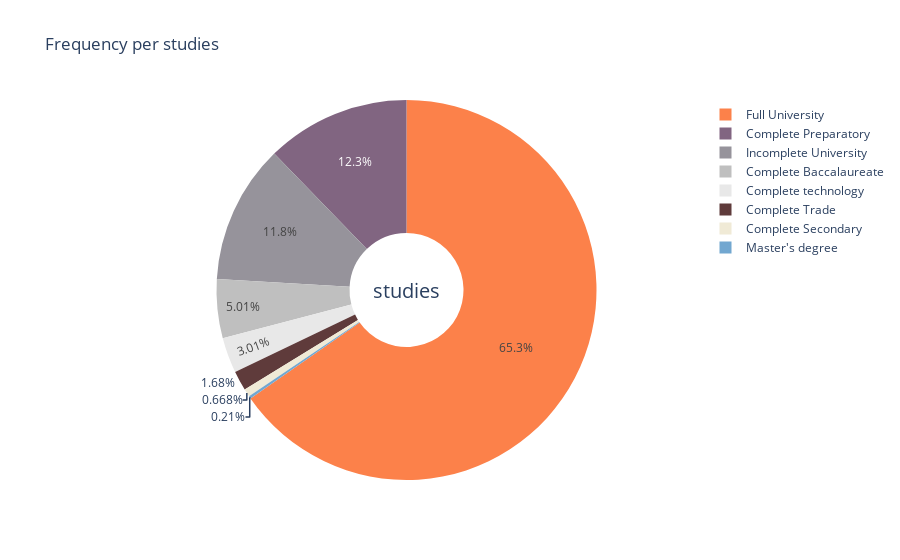
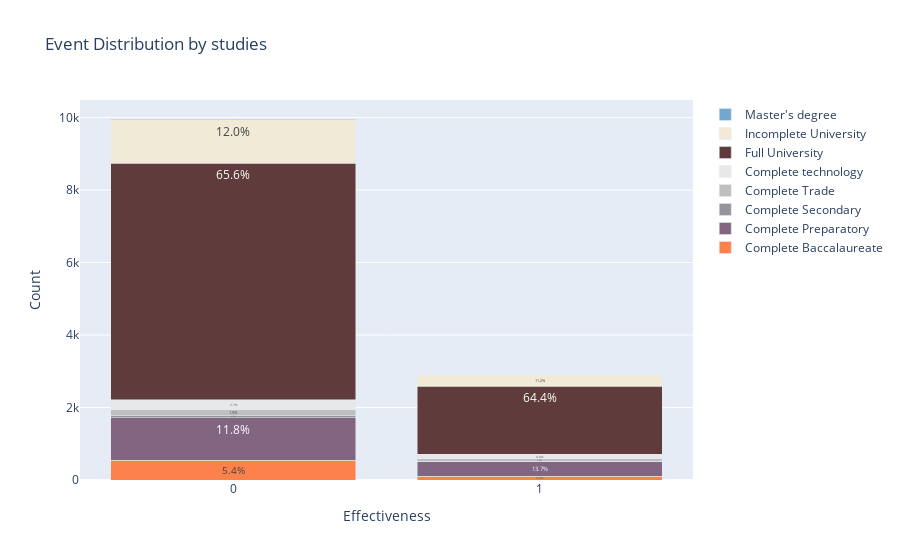
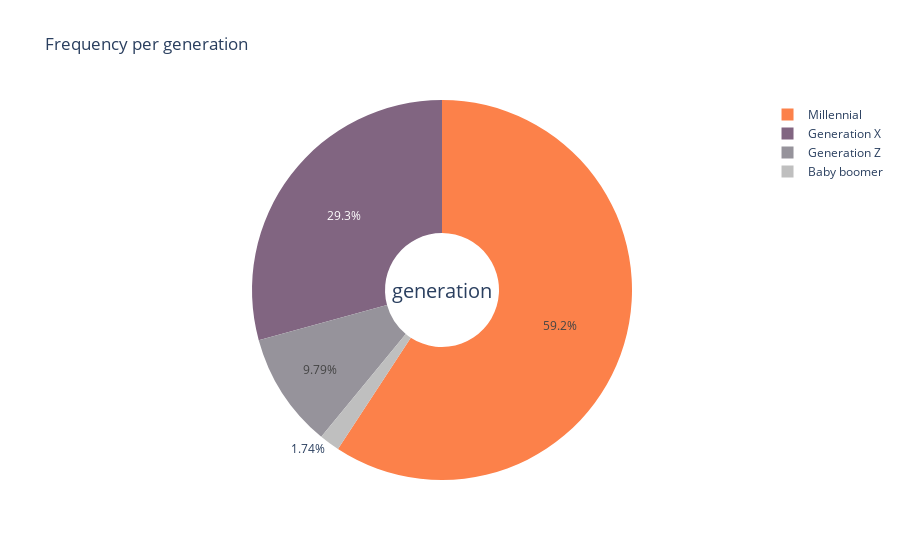
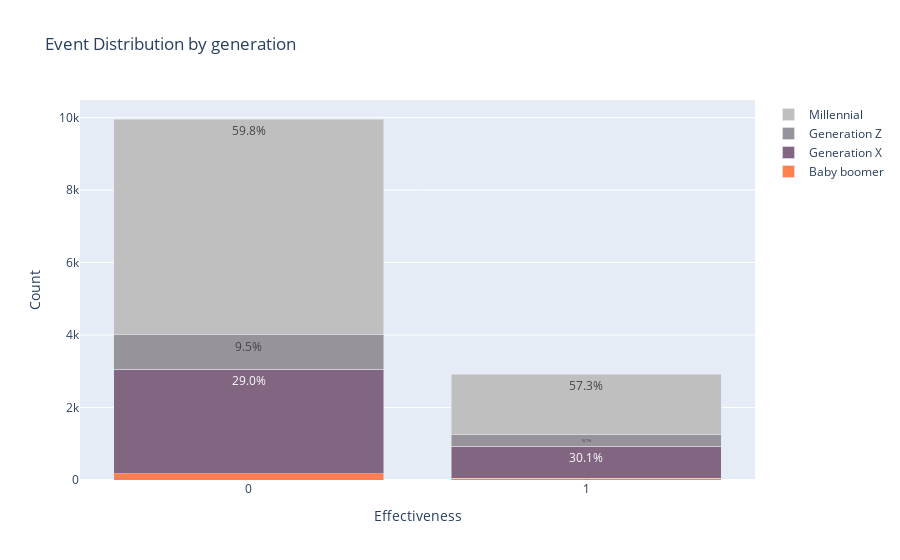

Notebook code for these charts, in order:
### Code cell
import plotly.graph_objects as go

palette = [
    "#FC814A",
    "#816581",
    "#96939B",
    "#BFBFBF",
    "#E8E8E8",
    "#5F3B3B",
    "#F0EAD6",
    "#72A7D0",
    "#D3A76C",
    "#BB4430",
    "#4D4D4D",
    "#A6C5E2",
    "#B9C9A9",
    "#E3C8B3",
    "#7851A9",
    "#C8AD7F",
]

drop_columns = ["date", "id_manager", "location", "rh_location", "direct_boss"]
df_copy = df.drop(columns=drop_columns)
num_charts = len([col for col in df_copy.columns if df_copy[col].dtype == "object"])

for col in df_copy.columns:
    if df_copy[col].dtype == "object":
        # Pie chart
        pie_data = df_copy[col].value_counts()
        pie_fig = go.Figure(
            data=[
                go.Pie(
                    labels=pie_data.index,
                    values=pie_data.values,
                    hole=0.3,
                    marker=dict(colors=palette),
                )
            ]
        )
        pie_fig.update_layout(
            title_text=f"Frequency per {col}",
            annotations=[dict(text=f"{col}", x=0.5, y=0.5, font_size=20, showarrow=False)],
        )
        pie_fig.show()

        # Stacked bar chart with percentages
        grouped = df_copy.groupby(["effectiveness", col]).size().unstack()
        grouped_pct = grouped.apply(lambda x: x / x.sum() * 100, axis=1)

        bar_fig = go.Figure()

        colors = palette[: len(grouped.columns)]

        for i, c in enumerate(grouped.columns):
            bar_fig.add_trace(
                go.Bar(
                    x=grouped.index,
                    y=grouped[c],
                    name=c,
                    text=grouped_pct[c].apply(lambda x: f"{x:.1f}%"),
                    textposition="inside",
                    marker=dict(color=colors[i]),
                )
            )

        bar_fig.update_layout(
            title=f"Event Distribution by {col}",
            xaxis_title="Effectiveness",
            yaxis_title="Count",
            barmode="stack",
            xaxis=dict(type="category"),
        )
        bar_fig.show()

### Figure 1 — Plotly figure (JSON) as saved in the notebook; plotly's stock layout.template omitted (floating-point values rounded to 4 significant figures)
{"data": [{"hole": 0.3, "labels": ["Full University", "Complete Preparatory", "Incomplete University", "Complete Baccalaureate", "Complete technology", "Complete Trade", "Complete Secondary", "Master's degree"], "marker": {"colors": ["#FC814A", "#816581", "#96939B", "#BFBFBF", "#E8E8E8", "#5F3B3B", "#F0EAD6", "#72A7D0", "#D3A76C", "#BB4430", "#4D4D4D", "#A6C5E2", "#B9C9A9", "#E3C8B3", "#7851A9", "#C8AD7F"]}, "type": "pie", "values": [8417, 1579, 1523, 646, 388, 216, 86, 27]}], "layout": {"annotations": [{"font": {"size": 20}, "showarrow": false, "text": "studies", "x": 0.5, "y": 0.5}], "title": {"text": "Frequency per studies"}}}

### Figure 2 — Plotly figure (JSON) as saved in the notebook; plotly's stock layout.template omitted (floating-point values rounded to 4 significant figures)
{"data": [{"marker": {"color": "#FC814A"}, "name": "Complete Baccalaureate", "text": ["5.4%", "3.6%"], "textposition": "inside", "type": "bar", "x": [0, 1], "y": [542, 104]}, {"marker": {"color": "#816581"}, "name": "Complete Preparatory", "text": ["11.8%", "13.7%"], "textposition": "inside", "type": "bar", "x": [0, 1], "y": [1178, 401]}, {"marker": {"color": "#96939B"}, "name": "Complete Secondary", "text": ["0.7%", "0.6%"], "textposition": "inside", "type": "bar", "x": [0, 1], "y": [69, 17]}, {"marker": {"color": "#BFBFBF"}, "name": "Complete Trade", "text": ["1.5%", "2.3%"], "textposition": "inside", "type": "bar", "x": [0, 1], "y": [150, 66]}, {"marker": {"color": "#E8E8E8"}, "name": "Complete technology", "text": ["2.7%", "4.0%"], "textposition": "inside", "type": "bar", "x": [0, 1], "y": [270, 118]}, {"marker": {"color": "#5F3B3B"}, "name": "Full University", "text": ["65.6%", "64.4%"], "textposition": "inside", "type": "bar", "x": [0, 1], "y": [6536, 1881]}, {"marker": {"color": "#F0EAD6"}, "name": "Incomplete University", "text": ["12.0%", "11.2%"], "textposition": "inside", "type": "bar", "x": [0, 1], "y": [1195, 328]}, {"marker": {"color": "#72A7D0"}, "name": "Master's degree", "text": ["0.2%", "0.2%"], "textposition": "inside", "type": "bar", "x": [0, 1], "y": [21, 6]}], "layout": {"barmode": "stack", "title": {"text": "Event Distribution by studies"}, "xaxis": {"title": {"text": "Effectiveness"}, "type": "category"}, "yaxis": {"title": {"text": "Count"}}}}

### Figure 3 — Plotly figure (JSON) as saved in the notebook; plotly's stock layout.template omitted (floating-point values rounded to 4 significant figures)
{"data": [{"hole": 0.3, "labels": ["Millennial", "Generation X", "Generation Z", "Baby boomer"], "marker": {"colors": ["#FC814A", "#816581", "#96939B", "#BFBFBF", "#E8E8E8", "#5F3B3B", "#F0EAD6", "#72A7D0", "#D3A76C", "#BB4430", "#4D4D4D", "#A6C5E2", "#B9C9A9", "#E3C8B3", "#7851A9", "#C8AD7F"]}, "type": "pie", "values": [7629, 3768, 1261, 224]}], "layout": {"annotations": [{"font": {"size": 20}, "showarrow": false, "text": "generation", "x": 0.5, "y": 0.5}], "title": {"text": "Frequency per generation"}}}

### Figure 4 — Plotly figure (JSON) as saved in the notebook; plotly's stock layout.template omitted (floating-point values rounded to 4 significant figures)
{"data": [{"marker": {"color": "#FC814A"}, "name": "Baby boomer", "text": ["1.7%", "1.9%"], "textposition": "inside", "type": "bar", "x": [0, 1], "y": [169, 55]}, {"marker": {"color": "#816581"}, "name": "Generation X", "text": ["29.0%", "30.1%"], "textposition": "inside", "type": "bar", "x": [0, 1], "y": [2890, 878]}, {"marker": {"color": "#96939B"}, "name": "Generation Z", "text": ["9.5%", "10.7%"], "textposition": "inside", "type": "bar", "x": [0, 1], "y": [948, 313]}, {"marker": {"color": "#BFBFBF"}, "name": "Millennial", "text": ["59.8%", "57.3%"], "textposition": "inside", "type": "bar", "x": [0, 1], "y": [5954, 1675]}], "layout": {"barmode": "stack", "title": {"text": "Event Distribution by generation"}, "xaxis": {"title": {"text": "Effectiveness"}, "type": "category"}, "yaxis": {"title": {"text": "Count"}}}}
